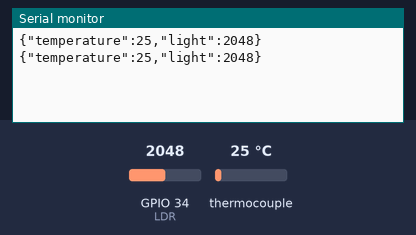
A sketch run on a simulated ESP32. Parts: the last lines printed to the serial monitor. The inputs (shaded band) are chosen by the test bench; at power-on: thermocouple 25 °C, GPIO 34 (LDR) = 2048.

Above: at 1.8 s.
1.9 s: thermocouple set to 6 °C
At 2.7 s:
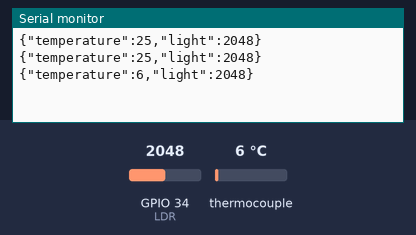
3.4 s: GPIO 34 (LDR) set to 2866
At 4.3 s:
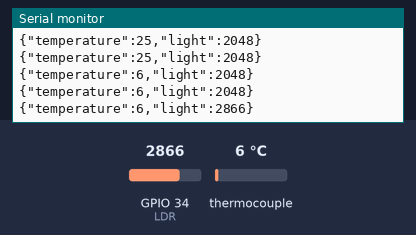
4.9 s: thermocouple set to 75 °C
At 5.8 s:
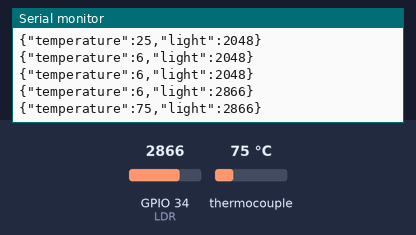
6.4 s: GPIO 34 (LDR) set to 3603
At 7.8 s:
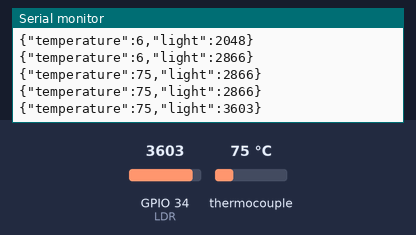
Timing chart, 0 to 8.9 s (numbered marks = the images above; inputs shaded):
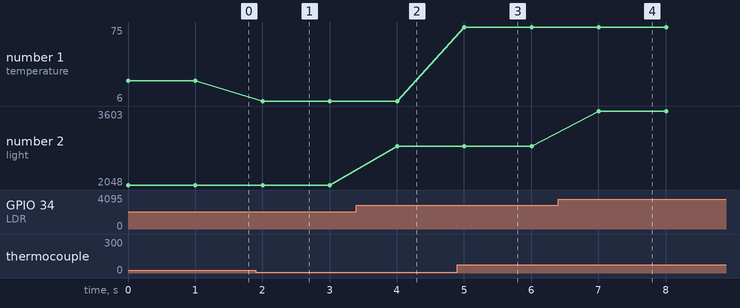

The sketch:

ESP_poit.ino
```cpp
#include <Arduino.h>
#include <Adafruit_Sensor.h>
#include <Adafruit_MAX31865.h>
#include <ArduinoJson.h>

#define LDR 34
int ldrValue;
float temp;

// Use software SPI: CS, DI, DO, CLK
Adafruit_MAX31865 thermo = Adafruit_MAX31865(5, 23, 19, 18);
// The value of the Rref resistor. Use 430.0 for PT100 and 4300.0 for PT1000
#define RREF      430.0
// The 'nominal' 0-degrees-C resistance of the sensor
// 100.0 for PT100, 1000.0 for PT1000
#define RNOMINAL  100.0

void setup() {
  // Serial port for debugging purposes
  Serial.begin(115200);
  thermo.begin(MAX31865_3WIRE);  // set to 2WIRE or 4WIRE as necessary for PT100 RTD sensor
}

void loop() {
  ldrValue = analogRead(LDR); // read the value from the LDR sensor

  // Read the temperature
  temp = thermo.temperature(RNOMINAL, RREF);

  // Create a JSON object
  StaticJsonDocument<200> doc;
  doc["temperature"] = temp;
  doc["light"] = ldrValue;

  // Serialize JSON to string
  String json;
  serializeJson(doc, json);

  // Print JSON string to Serial
  Serial.println(json);

  delay(1000);
}
```

Measured:
- after the input at 1.9 s, the serial monitor: prints a new line after 0.10 s (image 1)
- after the input at 3.4 s, the serial monitor: prints a new line after 0.60 s (image 2)
- after the input at 4.9 s, the serial monitor: prints a new line after 0.11 s (image 3)
- after the input at 6.4 s, the serial monitor: prints a new line after 0.61 s (image 4)
- plotted number 1: 25 → 6 after the input at 1.9 s, 6 → 75 after the input at 4.9 s
- plotted number 2: 2048 → 2866 after the input at 3.4 s, 2866 → 3603 after the input at 6.4 s
